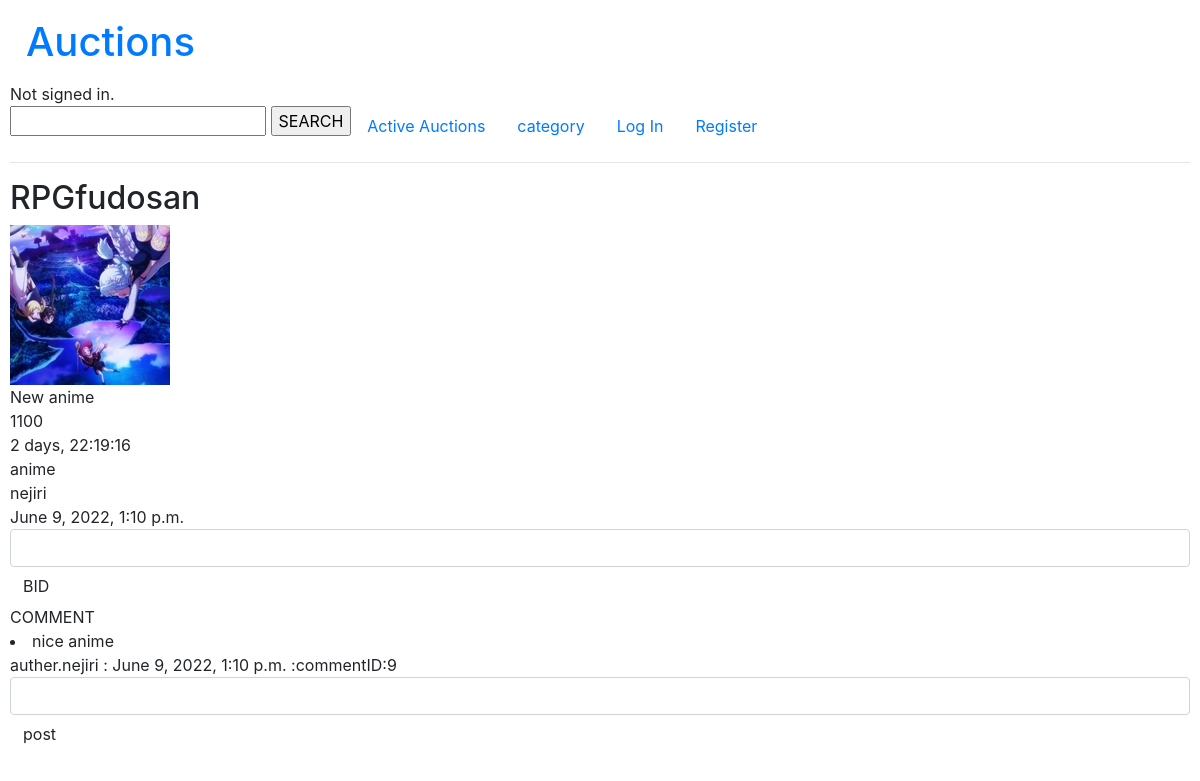
Screenshot of /item/14 with the database file from the repository.
### auctions/models.py (models this page shows)
class auctions(models.Model):
    LIMIT = (
        ('1','3Hours'),
        ('2','12Hours'),
        ('3','24Hours'),
        ('4','3days'),
    )
    auction_title = models.CharField(max_length=20,null=True)
    auction_exhibitor = models.CharField(max_length=20,null=True)
    auction_price = models.IntegerField(validators=[validators.MinValueValidator(0)],null=True)
    auction_limittime = models.CharField(max_length=1,choices=LIMIT,null=True)
    auction_content = models.TextField(null=True)
    auction_picture = models.ImageField(upload_to="image",blank=True,null=True,default="image/NoImage.jpeg")
    auction_categoli = models.CharField(max_length=10, null=True)
    auction_validity = models.BooleanField(default=True,)#オークションが有効かどうか
    auction_daytime = models.DateTimeField(null=True)

class coment(models.Model):
    coment_daytime = models.DateTimeField(null=True)
    coment_content = models.TextField()
    coment_user = models.CharField(max_length=20,null=True)
    coment_auction_ID=models.IntegerField(null=True)

### auctions/views.py (the view)
# urls.py: path("item/<id>",views.item,name="item")
def item(request,id):
    entries = auctions.objects.get(id=id)
    limit = util.limittime(entries)
    com_list = coment.objects.filter(coment_auction_ID = id)
    if request.method == "POST":
        if 'bid' in request.POST:
            Bid_Price = int(request.POST["bid_price"])
            price = entries.auction_price
            if price > Bid_Price:
                return render(request,"auctions/item.html",{
                    "message" : "Amount is too low.",
                    "limittime" : limit,
                    "ent" : entries,
                    "lists" : com_list
                })
            else:
                trade.objects.update_or_create(
                trade_auction_ID = id,
                defaults = {
                    "trade_bidder" : request.user.username,
                    "trade_price" : Bid_Price,
                    "trade_daytime" : timezone.now()
                })
                entries.auction_price = Bid_Price
                entries.save()
                return render(request,"auctions/item.html",{
                    "message" : "complated",
                    "limittime" : limit,
                    "ent" : entries,
                    "lists" : com_list
                })
        else:
            comment = request.POST["comment"]
            coment.objects.create(
                coment_auction_ID = id,
                coment_user = request.user.username,
                coment_content = comment,
                coment_daytime = timezone.now()
            )
            return render(request,"auctions/item.html",{
                    "message" : comment,
                    "limittime" : limit,
                    "ent" : entries,
                    "lists" : com_list,
                })
    else:
        if int(limit.total_seconds()) < 0 :
            return render(request, "auctions/item.html",{
                "message" : "This Auction Has Closed",
                "close_form": "a",
                "limittime" : limit,
                "ent" : entries,
                "lists" : com_list
            })
        else:
            return render(request, "auctions/item.html",{
                "limittime" : limit,
                "ent" : entries,
                "lists" : com_list
            })

### auctions/util.py (called while the page is built)
def limittime (limit):
    daytime = limit.auction_daytime.replace(microsecond = 0)
    Limit = limit.auction_limittime
    nowtime = timezone.now().replace(microsecond = 0)
    durations = []
    if Limit == "1":
        durations = (daytime + datetime.timedelta(hours=3)) - nowtime
    elif Limit == "2":
        durations = (daytime + datetime.timedelta(hours=12)) - nowtime
    elif Limit == "3" :
        durations = (daytime + datetime.timedelta(days=1)) - nowtime
    elif Limit == "4":
        durations = (daytime + datetime.timedelta(days=3)) - nowtime
    else:
        durations = "NULL"
    return durations

### auctions/templates/auctions/item.html (shortened to what this page needs)
{% extends "auctions/layout.html" %}
{% block body %}
        <h2> {{ent.auction_title}}</h2>
        <img src = "/media/{{ent.auction_picture}}">
        <div> {{ent.auction_content}}</div>
        <div> {{ent.auction_price}}</div>
        <div> {{limittime}}</div>
        <div> {{ent.auction_categoli}}</div>
        <div> {{ent.auction_exhibitor}}</div>
        <div> {{ent.auction_daytime}}</div>
    {% if not close_form %}
    <form method="POST" name="bid" >
        <input class="form-control" autofocus type="number" name="bid_price" >
        <input type="submit" class="btn" value="BID" name="bid">
    </form>
    <div>COMMENT</div>
        {% for com in lists %}
        <li>{{com.coment_content}}
        <div>auther.{{com.coment_user}} : {{com.coment_daytime}} :commentID:{{com.id}}</div></li>
        {% endfor %}
    <form method="POST" name="comment" >
        <input class="form-control" type="textbox" name="comment" >
        <input type="submit" class="btn" value="post" name="comment_bt">
    </form>
    {% endif %}
{% endblock %}

### auctions/static/auctions/styles.css (style rules this page uses)
body { padding: 10px; }

### rows the page displays
auctions: auction_title "RPGfudosan", auction_picture (picture), auction_content "New anime", auction_price "1100", auction_categoli "anime", auction_exhibitor "nejiri", auction_daytime "June 9, 2022, 1:10 p.m."
coment: coment_content "nice anime", coment_user "nejiri", coment_daytime "June 9, 2022, 1:10 p.m.", id "9"

### other values shown
{{ limittime }} "2 days, 22:19:16"
